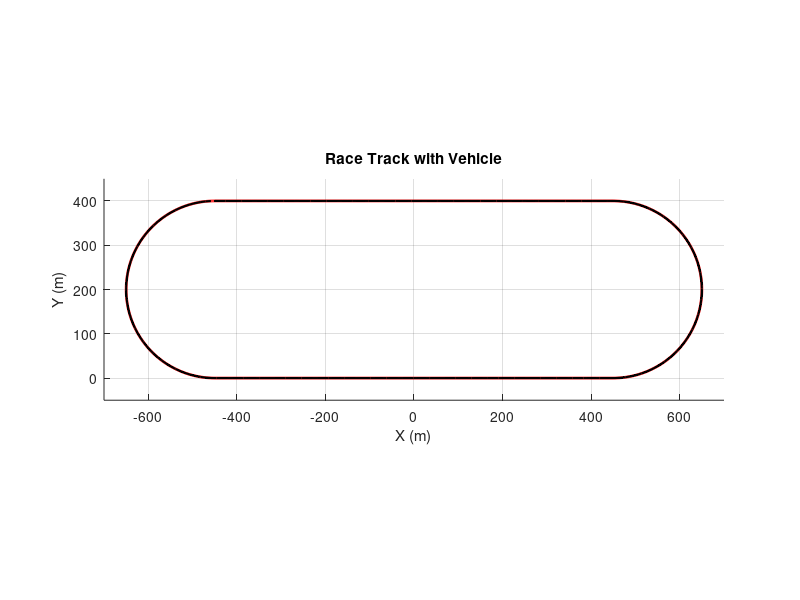

Here is the MATLAB script that generated this plot:
clear; close all; clc;

%% Track Parameters
R = 200;    
L = 900;   
N = 400;     

% centers of the turning sections
leftCenter  = [-L/2, 0];   
rightCenter = [ L/2, 0];   

% Top straightaway
x_top = linspace(-L/2, +L/2, N);
y_top = R * ones(1, N)+200;

% Right side turning section
theta_R = linspace(pi/2, -pi/2, N);
x_Rarc = rightCenter(1) + R * cos(theta_R); 
y_Rarc = rightCenter(2) + R * sin(theta_R)+200;

% Bottom straightaway
x_bot = linspace(+L/2, -L/2, N);
y_bot = -R * ones(1, N)+200;

% Left side turning section
theta_L = linspace(-pi/2, pi/2, N);
x_Larc = leftCenter(1) - R * cos(theta_L);  
y_Larc = leftCenter(2) + R * sin(theta_L)+200;

% Make continuous line
x = [x_top(1:end-1), x_Rarc(1:end-1), x_bot(1:end-1), x_Larc];
y = [y_top(1:end-1), y_Rarc(1:end-1), y_bot(1:end-1), y_Larc];

%% Vehicle Parameters
veh_length = 40;   % length of vehicle (m)
veh_width  = 20;   % width of vehicle (m)

veh_shape = [ -veh_length/2,  veh_length/2,  veh_length/2, -veh_length/2;
              -veh_width/2,  -veh_width/2,   veh_width/2,  veh_width/2];

%% Velocity Settings
v = 120;      % vehicle speed (m/s)
dt = 0.1;    % simulation time step (s)

% Compute distances between waypoints
dx = diff(x);
dy = diff(y);
ds = hypot(dx, dy);         % segment lengths
s = [0, cumsum(ds)];        % cumulative arc length

% Total track length
track_length = s(end);

%% Simulation Loop
figure('Color','w'); hold on; axis equal;
plot(x, y, 'r-', 'LineWidth', 2); % track centerline
xlabel('X (m)'); ylabel('Y (m)');
title('Race Track with Vehicle');
xlim([-700, 700]); ylim([-50, 450]);
grid on;

veh_path_x = [];
veh_path_y = [];

t = 0; s_pos = 0;
while s_pos < track_length
    % Current arc length position
    s_pos = v * t;
    
    % Wrap around if needed (continuous laps)
    if s_pos > track_length
        break;
    end
    
    % Interpolate position on track
    xc = interp1(s, x, s_pos);
    yc = interp1(s, y, s_pos);
    
    % Heading angle based on derivative
    dx_interp = interp1(s, [dx dx(end)], s_pos);
    dy_interp = interp1(s, [dy dy(end)], s_pos);
    theta = atan2(dy_interp, dx_interp);
    
    % Rotate/translate vehicle
    Rmat = [cos(theta), -sin(theta);
            sin(theta),  cos(theta)];
    veh_rot = Rmat * veh_shape;
    veh_x = veh_rot(1,:) + xc;
    veh_y = veh_rot(2,:) + yc;

    % Plot vehicle
    hCar = fill(veh_x, veh_y, 'b');  
    plot(veh_path_x, veh_path_y, 'k--'); 

    drawnow;
    pause(dt);

    % Save path
    veh_path_x(end+1) = xc;
    veh_path_y(end+1) = yc;

    % Cleanup old car
    delete(hCar);

    % Update time
    t = t + dt;
end

% Final path
plot(veh_path_x, veh_path_y, 'k-', 'LineWidth', 1.5);
